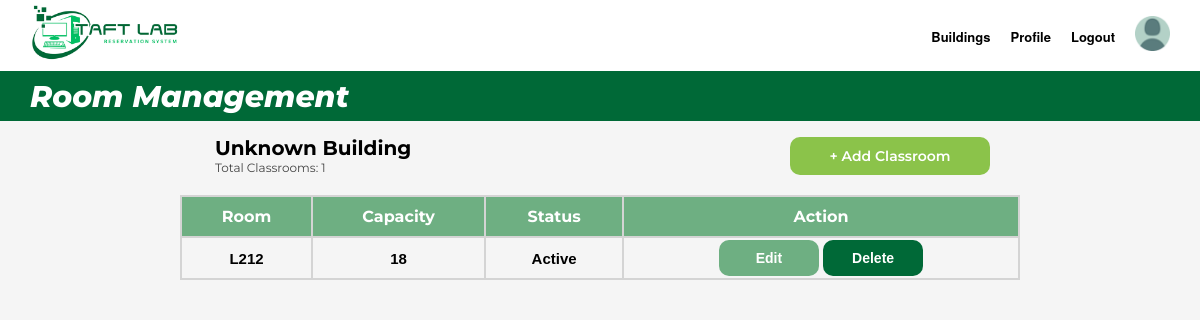
The app's page /Webpages/rm-management.php (signed in) with its own data.
### tables this page shows
CREATE TABLE laboratory(
    lab_id INT AUTO_INCREMENT PRIMARY KEY,
    building_id INT NOT NULL,
    room_code VARCHAR(10) NOT NULL,
    capacity INT NOT NULL, 
    status ENUM('Active', 'Maintenance', 'Closed') NOT NULL,
    FOREIGN KEY (building_id) REFERENCES building(building_id) ON DELETE RESTRICT ON UPDATE CASCADE,
    UNIQUE(building_id, room_code)
);

### Webpages/rm-management.php (the view, shortened to what this page needs)
<?php
  include "db.php";
  $totalClassrooms = 0;
  if($_SERVER["REQUEST_METHOD"] == "GET")
  {
    $code = $_GET['type'] ?? '';
    $getBuilding = "SELECT * FROM building WHERE building_code = '$code'";
    $resultBuilding = $conn->query($getBuilding);
    $row = $resultBuilding->fetch_assoc();
    $sql = "SELECT * FROM laboratory WHERE room_code LIKE '%$code%' ORDER BY room_code ASC";
    $result = $conn->query($sql);
    $totalClassroom = "SELECT COUNT(*) AS total FROM laboratory WHERE room_code LIKE '%$code%'";
    $result2 = $conn->query($totalClassroom);
    $value = $result2->fetch_assoc();
    $totalClassrooms = $value['total'];
  }
?>
<!DOCTYPE html>
<html lang="en">
<head>
    <link rel="stylesheet" href="homepage-carousel.css">
    <link rel="stylesheet" href="rm-management.css">
</head>
<body>
    <header>
        <div class="logo">
            <img src="images/taftlab-logo.png" alt="TaftLab Logo"/>
        </div>
    <div class="header-right">
      <nav>
        <ul>
          <li><a href="roomManagement.php">Buildings</a></li>
          <li><a href="admin-profile.php">Profile</a></li>
          <li><a href="logout.php">Logout</a></li>
        </ul>
      </nav>
      <div class="profile-icon">
        <img src="images/profile-icon.png" alt="Profile Icon"/>
      </div>
    </div>
  </header>
  <div class="admin-subheader">
    <h2>Room Management</h2>
  </div>
  <div class="header-row">
    <div class="header-left">
        <h1 class="header"><?php echo $row['building_name'] ?? 'Unknown Building'; ?></h1>
        <p class="sub-header-text"><?php echo "Total Classrooms: " . $totalClassrooms; ?></p>
    </div>
    <a href="rm-create.php?type=create-<?php echo $code;?>" class="create">+ Add Classroom</a>
  </div>
  <table>
    <tr class="table-header">
      <th> Room </th>
      <th> Capacity </th>
      <th> Status </th>
      <th> Action </th>
    </tr>
    <?php while($labs = mysqli_fetch_array($result)): ?>
      <tr>
        <td> <?php echo $labs['room_code'] ?> </td>
        <td> <?php echo $labs['capacity'] ?> </td>
        <td> <?php echo $labs['status']; ?> </td>
        <td>
          <form method="GET" action="rm-update.php" style="display:inline">
            <input class="update" type="submit" value="Edit">
          </form>
          <form method="POST" action="rm-delete.php" style="display:inline">
            <input class="delete" type="submit" value="Delete" onclick="return confirm('Are you sure you want to delete this laboratory?');">
          </form>
        </td>
      </tr>
    <?php endwhile;?>
  </table>
</body>
</html>

### Webpages/homepage-carousel.css (style rules this page uses)
*, *::before, *::after { margin: 0; padding: 0; box-sizing: border-box; list-style-type: none; text-decoration: none; }
:root { --primary: #ec994b; --white: #ffffff; --bg: #f5f5f5; }
html { font-size: 62.5%; font-family: "Montserrat", sans-serif; scroll-behavior: smooth; }
body { font-size: 1.6rem; background: var(--bg); overflow-x: hidden; }
header { font-family: 'Helvetica Neue', Arial, sans-serif; display: flex; justify-content: space-between; align-items: center; padding: 3px 30px; background-color: #fff; }
.header-right { display: flex; align-items: center; gap: 20px; }
.logo img { height: 60px; }
.profile-icon img { height: 35px; margin: 0px; }
nav ul { list-style: none; display: flex; gap: 20px; margin: 0; padding: 0; }
nav ul li a { text-decoration: none; color: black; font-size: 13px; font-weight: 550; transition: color 0.3s ease; }

### Webpages/rm-management.css (style rules this page uses)
.admin-subheader { background-color: #006937; height: 50px; display: flex; flex-direction: column; align-items: flex-start; padding: 0 30px; color: white; font-weight: 600; text-align: left; justify-content: center; }
.admin-subheader h2 { color: white; font-size: 3rem; margin: 0; font-weight: 800; font-style: italic; }
.header-row { display: flex; justify-content: space-between; align-items: center; margin: 15px 30px; }
.header-left { display: flex; flex-direction: column; margin-left: 185px; }
.header-left h1 { margin: 0; font-family: 'Montserrat', sans-serif; font-weight: 700; font-size: 2rem; }
.sub-header-text { margin: 0; font-family: 'Montserrat', sans-serif; font-weight: 400; font-size: 1.2rem; color: #444; }
.create { display: inline-block; text-align: center; width: 200px; padding: 10px 20px; background-color: #8BC34A; color: white; border: none; border-radius: 10px; font-size: 1.4rem; font-weight: 600; text-decoration: none; cursor: pointer; transition: all 0.3s ease; margin-right: 180px; }
.delete { display: inline-block; text-align: center; width: 100px; padding: 10px 20px; background-color: #006937; color: white; border: none; border-radius: 10px; font-size: 1.4rem; font-weight: 600; text-decoration: none; cursor: pointer; transition: all 0.3s ease; }
.update { display: inline-block; text-align: center; width: 100px; padding: 10px 20px; background-color: #6eaf82; color: white; border: none; border-radius: 10px; font-size: 1.4rem; font-weight: 600; text-decoration: none; cursor: pointer; transition: all 0.3s ease; }
table { border-collapse: collapse; width: 70%; margin: 20px auto; color: black; }
th { border: 1px solid #ccc; padding: 10px; text-align: center; border: 2px solid #d4d4d4; }
td { border: 1px solid #ccc; padding: 2px 5px; text-align: center; border: 2px solid #d4d4d4; font-size: 15px; font-family: Arial, Helvetica, sans-serif; font-weight: bold; }
.table-header { background-color: #6eaf82; color: white; }

### records on screen
laboratory: room_code "L212", capacity "18", status "Active"

### other values on screen
$row['building_name'] "Unknown Building"
$totalClassrooms "1"
